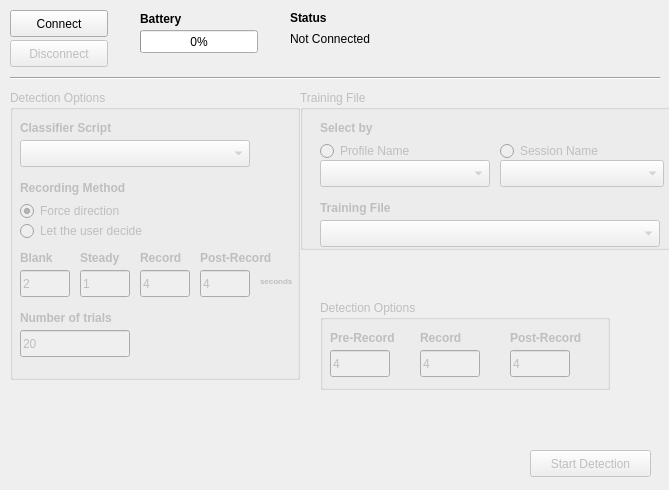
<?xml version="1.0" encoding="UTF-8"?>
<ui version="4.0">
 <class>MainWindow</class>
 <widget class="QMainWindow" name="MainWindow">
  <property name="geometry">
   <rect>
    <x>0</x>
    <y>0</y>
    <width>669</width>
    <height>490</height>
   </rect>
  </property>
  <property name="minimumSize">
   <size>
    <width>540</width>
    <height>450</height>
   </size>
  </property>
  <property name="windowTitle">
   <string>Braingizer Detector</string>
  </property>
  <widget class="QWidget" name="centralwidget">
   <widget class="QLabel" name="label">
    <property name="geometry">
     <rect>
      <x>290</x>
      <y>10</y>
      <width>111</width>
      <height>17</height>
     </rect>
    </property>
    <property name="styleSheet">
     <string notr="true">font: bold;</string>
    </property>
    <property name="text">
     <string>&lt;html&gt;&lt;head/&gt;&lt;body&gt;&lt;p&gt;Status&lt;/p&gt;&lt;/body&gt;&lt;/html&gt;</string>
    </property>
   </widget>
   <widget class="QGroupBox" name="DetectionOptionsGroup">
    <property name="enabled">
     <bool>false</bool>
    </property>
    <property name="geometry">
     <rect>
      <x>320</x>
      <y>300</y>
      <width>290</width>
      <height>90</height>
     </rect>
    </property>
    <property name="title">
     <string>Detection Options</string>
    </property>
    <widget class="QLineEdit" name="PostRecordingTime_LineEdit_old">
     <property name="geometry">
      <rect>
       <x>190</x>
       <y>50</y>
       <width>60</width>
       <height>27</height>
      </rect>
     </property>
     <property name="text">
      <string>4</string>
     </property>
    </widget>
    <widget class="QLineEdit" name="PreRecordingTime_LineEdit">
     <property name="geometry">
      <rect>
       <x>10</x>
       <y>50</y>
       <width>60</width>
       <height>27</height>
      </rect>
     </property>
     <property name="text">
      <string>4</string>
     </property>
    </widget>
    <widget class="QLabel" name="label_11">
     <property name="geometry">
      <rect>
       <x>190</x>
       <y>30</y>
       <width>90</width>
       <height>17</height>
      </rect>
     </property>
     <property name="styleSheet">
      <string notr="true">font: bold;</string>
     </property>
     <property name="text">
      <string>&lt;html&gt;&lt;head/&gt;&lt;body&gt;&lt;p&gt;Post-Record&lt;/p&gt;&lt;/body&gt;&lt;/html&gt;</string>
     </property>
    </widget>
    <widget class="QLabel" name="label_7">
     <property name="geometry">
      <rect>
       <x>10</x>
       <y>30</y>
       <width>80</width>
       <height>17</height>
      </rect>
     </property>
     <property name="styleSheet">
      <string notr="true">font: bold;</string>
     </property>
     <property name="text">
      <string>&lt;html&gt;&lt;head/&gt;&lt;body&gt;&lt;p&gt;Pre-Record&lt;/p&gt;&lt;/body&gt;&lt;/html&gt;</string>
     </property>
    </widget>
    <widget class="QLabel" name="label_6">
     <property name="geometry">
      <rect>
       <x>100</x>
       <y>30</y>
       <width>60</width>
       <height>17</height>
      </rect>
     </property>
     <property name="styleSheet">
      <string notr="true">font: bold;</string>
     </property>
     <property name="text">
      <string>&lt;html&gt;&lt;head/&gt;&lt;body&gt;&lt;p&gt;Record&lt;/p&gt;&lt;/body&gt;&lt;/html&gt;</string>
     </property>
    </widget>
    <widget class="QLineEdit" name="RecordingTime_LineEdit_Old">
     <property name="geometry">
      <rect>
       <x>100</x>
       <y>50</y>
       <width>60</width>
       <height>27</height>
      </rect>
     </property>
     <property name="text">
      <string>4</string>
     </property>
    </widget>
   </widget>
   <widget class="QLabel" name="statusLabel">
    <property name="geometry">
     <rect>
      <x>290</x>
      <y>30</y>
      <width>230</width>
      <height>17</height>
     </rect>
    </property>
    <property name="text">
     <string>Not Connected</string>
    </property>
   </widget>
   <widget class="QLabel" name="label_2">
    <property name="geometry">
     <rect>
      <x>140</x>
      <y>10</y>
      <width>66</width>
      <height>17</height>
     </rect>
    </property>
    <property name="styleSheet">
     <string notr="true">font: bold;</string>
    </property>
    <property name="text">
     <string>Battery</string>
    </property>
   </widget>
   <widget class="QPushButton" name="disconnectButton">
    <property name="enabled">
     <bool>false</bool>
    </property>
    <property name="geometry">
     <rect>
      <x>10</x>
      <y>40</y>
      <width>98</width>
      <height>27</height>
     </rect>
    </property>
    <property name="text">
     <string>Disconnect</string>
    </property>
   </widget>
   <widget class="QPushButton" name="startButton">
    <property name="enabled">
     <bool>false</bool>
    </property>
    <property name="geometry">
     <rect>
      <x>530</x>
      <y>450</y>
      <width>121</width>
      <height>27</height>
     </rect>
    </property>
    <property name="text">
     <string>Start Detection</string>
    </property>
   </widget>
   <widget class="QProgressBar" name="batteryBar">
    <property name="enabled">
     <bool>true</bool>
    </property>
    <property name="geometry">
     <rect>
      <x>140</x>
      <y>30</y>
      <width>118</width>
      <height>23</height>
     </rect>
    </property>
    <property name="value">
     <number>0</number>
    </property>
   </widget>
   <widget class="QPushButton" name="connectButton">
    <property name="geometry">
     <rect>
      <x>10</x>
      <y>10</y>
      <width>98</width>
      <height>27</height>
     </rect>
    </property>
    <property name="text">
     <string>Connect</string>
    </property>
   </widget>
   <widget class="Line" name="line">
    <property name="geometry">
     <rect>
      <x>10</x>
      <y>70</y>
      <width>650</width>
      <height>16</height>
     </rect>
    </property>
    <property name="orientation">
     <enum>Qt::Horizontal</enum>
    </property>
   </widget>
   <widget class="QGroupBox" name="TimingOptionsGroup">
    <property name="enabled">
     <bool>false</bool>
    </property>
    <property name="geometry">
     <rect>
      <x>10</x>
      <y>90</y>
      <width>290</width>
      <height>290</height>
     </rect>
    </property>
    <property name="title">
     <string>Detection Options</string>
    </property>
    <widget class="QLineEdit" name="NumberOfTrials_LineEdit">
     <property name="geometry">
      <rect>
       <x>10</x>
       <y>240</y>
       <width>110</width>
       <height>27</height>
      </rect>
     </property>
     <property name="text">
      <string>20</string>
     </property>
    </widget>
    <widget class="QLabel" name="label_10">
     <property name="geometry">
      <rect>
       <x>10</x>
       <y>220</y>
       <width>131</width>
       <height>17</height>
      </rect>
     </property>
     <property name="styleSheet">
      <string notr="true">font: bold;</string>
     </property>
     <property name="text">
      <string>&lt;html&gt;&lt;head/&gt;&lt;body&gt;&lt;p&gt;Number of trials&lt;/p&gt;&lt;/body&gt;&lt;/html&gt;</string>
     </property>
    </widget>
    <widget class="QRadioButton" name="Sessions_RadioButton_2">
     <property name="enabled">
      <bool>false</bool>
     </property>
     <property name="geometry">
      <rect>
       <x>10</x>
       <y>130</y>
       <width>170</width>
       <height>22</height>
      </rect>
     </property>
     <property name="text">
      <string>Let the user decide</string>
     </property>
    </widget>
    <widget class="QRadioButton" name="Profile_RadioButton_2">
     <property name="geometry">
      <rect>
       <x>10</x>
       <y>110</y>
       <width>170</width>
       <height>22</height>
      </rect>
     </property>
     <property name="text">
      <string>Force direction</string>
     </property>
     <property name="checked">
      <bool>true</bool>
     </property>
    </widget>
    <widget class="QLabel" name="label_20">
     <property name="geometry">
      <rect>
       <x>10</x>
       <y>90</y>
       <width>160</width>
       <height>17</height>
      </rect>
     </property>
     <property name="styleSheet">
      <string notr="true">font: bold;</string>
     </property>
     <property name="text">
      <string>&lt;html&gt;&lt;head/&gt;&lt;body&gt;&lt;p&gt;Recording Method&lt;/p&gt;&lt;/body&gt;&lt;/html&gt;</string>
     </property>
    </widget>
    <widget class="QLineEdit" name="BlankTime_LineEdit">
     <property name="geometry">
      <rect>
       <x>10</x>
       <y>180</y>
       <width>50</width>
       <height>27</height>
      </rect>
     </property>
     <property name="text">
      <string>2</string>
     </property>
    </widget>
    <widget class="QLabel" name="label_8">
     <property name="geometry">
      <rect>
       <x>70</x>
       <y>160</y>
       <width>50</width>
       <height>17</height>
      </rect>
     </property>
     <property name="styleSheet">
      <string notr="true">font: bold;</string>
     </property>
     <property name="text">
      <string>&lt;html&gt;&lt;head/&gt;&lt;body&gt;&lt;p&gt;Steady&lt;/p&gt;&lt;/body&gt;&lt;/html&gt;</string>
     </property>
    </widget>
    <widget class="QLineEdit" name="PostRecordingTime_LineEdit">
     <property name="geometry">
      <rect>
       <x>190</x>
       <y>180</y>
       <width>50</width>
       <height>27</height>
      </rect>
     </property>
     <property name="text">
      <string>4</string>
     </property>
    </widget>
    <widget class="QLineEdit" name="RecordingTime_LineEdit">
     <property name="geometry">
      <rect>
       <x>130</x>
       <y>180</y>
       <width>50</width>
       <height>27</height>
      </rect>
     </property>
     <property name="text">
      <string>4</string>
     </property>
    </widget>
    <widget class="QLineEdit" name="SteadyTime_LineEdit">
     <property name="geometry">
      <rect>
       <x>70</x>
       <y>180</y>
       <width>50</width>
       <height>27</height>
      </rect>
     </property>
     <property name="text">
      <string>1</string>
     </property>
    </widget>
    <widget class="QLabel" name="label_18">
     <property name="geometry">
      <rect>
       <x>250</x>
       <y>180</y>
       <width>40</width>
       <height>17</height>
      </rect>
     </property>
     <property name="styleSheet">
      <string notr="true">font: bold;</string>
     </property>
     <property name="text">
      <string>&lt;html&gt;&lt;head/&gt;&lt;body&gt;&lt;p&gt;&lt;span style=&quot; vertical-align:sub;&quot;&gt;seconds&lt;/span&gt;&lt;/p&gt;&lt;/body&gt;&lt;/html&gt;</string>
     </property>
    </widget>
    <widget class="QLabel" name="label_16">
     <property name="geometry">
      <rect>
       <x>130</x>
       <y>160</y>
       <width>60</width>
       <height>17</height>
      </rect>
     </property>
     <property name="styleSheet">
      <string notr="true">font: bold;</string>
     </property>
     <property name="text">
      <string>&lt;html&gt;&lt;head/&gt;&lt;body&gt;&lt;p&gt;Record&lt;/p&gt;&lt;/body&gt;&lt;/html&gt;</string>
     </property>
    </widget>
    <widget class="QLabel" name="label_21">
     <property name="geometry">
      <rect>
       <x>190</x>
       <y>160</y>
       <width>90</width>
       <height>17</height>
      </rect>
     </property>
     <property name="styleSheet">
      <string notr="true">font: bold;</string>
     </property>
     <property name="text">
      <string>&lt;html&gt;&lt;head/&gt;&lt;body&gt;&lt;p&gt;Post-Record&lt;/p&gt;&lt;/body&gt;&lt;/html&gt;</string>
     </property>
    </widget>
    <widget class="QLabel" name="label_19">
     <property name="geometry">
      <rect>
       <x>10</x>
       <y>160</y>
       <width>50</width>
       <height>17</height>
      </rect>
     </property>
     <property name="styleSheet">
      <string notr="true">font: bold;</string>
     </property>
     <property name="text">
      <string>&lt;html&gt;&lt;head/&gt;&lt;body&gt;&lt;p&gt;Blank&lt;/p&gt;&lt;/body&gt;&lt;/html&gt;</string>
     </property>
    </widget>
    <widget class="QComboBox" name="Classifiers_ComboBox">
     <property name="geometry">
      <rect>
       <x>10</x>
       <y>50</y>
       <width>230</width>
       <height>27</height>
      </rect>
     </property>
    </widget>
    <widget class="QLabel" name="label_9">
     <property name="geometry">
      <rect>
       <x>10</x>
       <y>30</y>
       <width>131</width>
       <height>17</height>
      </rect>
     </property>
     <property name="styleSheet">
      <string notr="true">font: bold;</string>
     </property>
     <property name="text">
      <string>&lt;html&gt;&lt;head/&gt;&lt;body&gt;&lt;p&gt;Classifier Script&lt;/p&gt;&lt;/body&gt;&lt;/html&gt;</string>
     </property>
    </widget>
   </widget>
   <widget class="QGroupBox" name="TrainingFile_Group">
    <property name="enabled">
     <bool>false</bool>
    </property>
    <property name="geometry">
     <rect>
      <x>300</x>
      <y>90</y>
      <width>380</width>
      <height>160</height>
     </rect>
    </property>
    <property name="title">
     <string>Training File</string>
    </property>
    <widget class="QComboBox" name="TrainingFile_ComboBox">
     <property name="geometry">
      <rect>
       <x>20</x>
       <y>130</y>
       <width>340</width>
       <height>27</height>
      </rect>
     </property>
    </widget>
    <widget class="QRadioButton" name="Sessions_RadioButton">
     <property name="geometry">
      <rect>
       <x>200</x>
       <y>50</y>
       <width>130</width>
       <height>22</height>
      </rect>
     </property>
     <property name="text">
      <string>Session Name</string>
     </property>
    </widget>
    <widget class="QLabel" name="label_15">
     <property name="geometry">
      <rect>
       <x>20</x>
       <y>30</y>
       <width>170</width>
       <height>17</height>
      </rect>
     </property>
     <property name="styleSheet">
      <string notr="true">font: bold;</string>
     </property>
     <property name="text">
      <string>&lt;html&gt;&lt;head/&gt;&lt;body&gt;&lt;p&gt;Select by&lt;/p&gt;&lt;/body&gt;&lt;/html&gt;</string>
     </property>
    </widget>
    <widget class="QComboBox" name="Sessions_ComboBox">
     <property name="enabled">
      <bool>false</bool>
     </property>
     <property name="geometry">
      <rect>
       <x>200</x>
       <y>70</y>
       <width>164</width>
       <height>27</height>
      </rect>
     </property>
    </widget>
    <widget class="QRadioButton" name="Profile_RadioButton">
     <property name="enabled">
      <bool>false</bool>
     </property>
     <property name="geometry">
      <rect>
       <x>20</x>
       <y>50</y>
       <width>121</width>
       <height>22</height>
      </rect>
     </property>
     <property name="text">
      <string>Profile Name</string>
     </property>
     <property name="checked">
      <bool>false</bool>
     </property>
    </widget>
    <widget class="QComboBox" name="Profile_ComboBox">
     <property name="enabled">
      <bool>false</bool>
     </property>
     <property name="geometry">
      <rect>
       <x>20</x>
       <y>70</y>
       <width>170</width>
       <height>27</height>
      </rect>
     </property>
    </widget>
    <widget class="QLabel" name="label_17">
     <property name="geometry">
      <rect>
       <x>20</x>
       <y>110</y>
       <width>131</width>
       <height>17</height>
      </rect>
     </property>
     <property name="styleSheet">
      <string notr="true">font: bold;</string>
     </property>
     <property name="text">
      <string>&lt;html&gt;&lt;head/&gt;&lt;body&gt;&lt;p&gt;Training File&lt;/p&gt;&lt;/body&gt;&lt;/html&gt;</string>
     </property>
    </widget>
   </widget>
   <zorder>TrainingFile_Group</zorder>
   <zorder>label</zorder>
   <zorder>DetectionOptionsGroup</zorder>
   <zorder>statusLabel</zorder>
   <zorder>label_2</zorder>
   <zorder>disconnectButton</zorder>
   <zorder>startButton</zorder>
   <zorder>batteryBar</zorder>
   <zorder>connectButton</zorder>
   <zorder>line</zorder>
   <zorder>TimingOptionsGroup</zorder>
  </widget>
 </widget>
 <tabstops>
  <tabstop>connectButton</tabstop>
  <tabstop>disconnectButton</tabstop>
  <tabstop>NumberOfTrials_LineEdit</tabstop>
  <tabstop>PreRecordingTime_LineEdit</tabstop>
  <tabstop>RecordingTime_LineEdit_Old</tabstop>
  <tabstop>PostRecordingTime_LineEdit_old</tabstop>
  <tabstop>Classifiers_ComboBox</tabstop>
  <tabstop>startButton</tabstop>
 </tabstops>
 <resources/>
 <connections/>
</ui>
